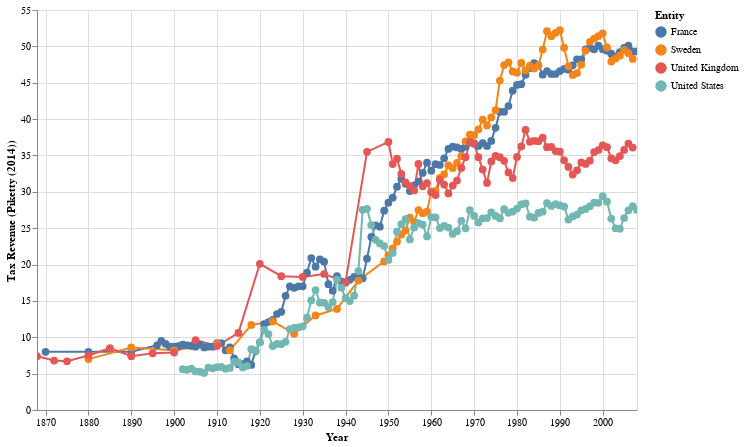

Notebook source saved alongside this figure:
### Code cell
rel_df = extract_relevant_countries(df, ['France', 'Sweden', 'United Kingdom', 'United States'])
draw_lines(rel_df, 'Tax Revenue (Piketty (2014))')

### Figure 1 — Vega-Lite specification as saved in the notebook (floating-point values rounded to 4 significant figures; data arrays with more than 128 entries replaced by an {"elided": "..."} marker saying what was removed)
{"config": {"view": {"continuousWidth": 400, "continuousHeight": 300}}, "data": {"name": "data-f9b992c126234943209d25b23be1d6b8"}, "mark": {"type": "line", "point": {"color": "black", "size": 60}}, "encoding": {"color": {"field": "Entity", "type": "nominal"}, "tooltip": {"field": "Year", "type": "temporal"}, "x": {"field": "Year", "type": "temporal"}, "y": {"field": "Tax Revenue (Piketty (2014))", "type": "quantitative"}}, "height": 400, "selection": {"selector005": {"type": "interval", "bind": "scales", "encodings": ["x", "y"]}}, "width": 600, "$schema": "https://vega.github.io/schema/vega-lite/v4.17.0.json", "datasets": {"data-f9b992c126234943209d25b23be1d6b8": {"elided": "368 records"}}}
